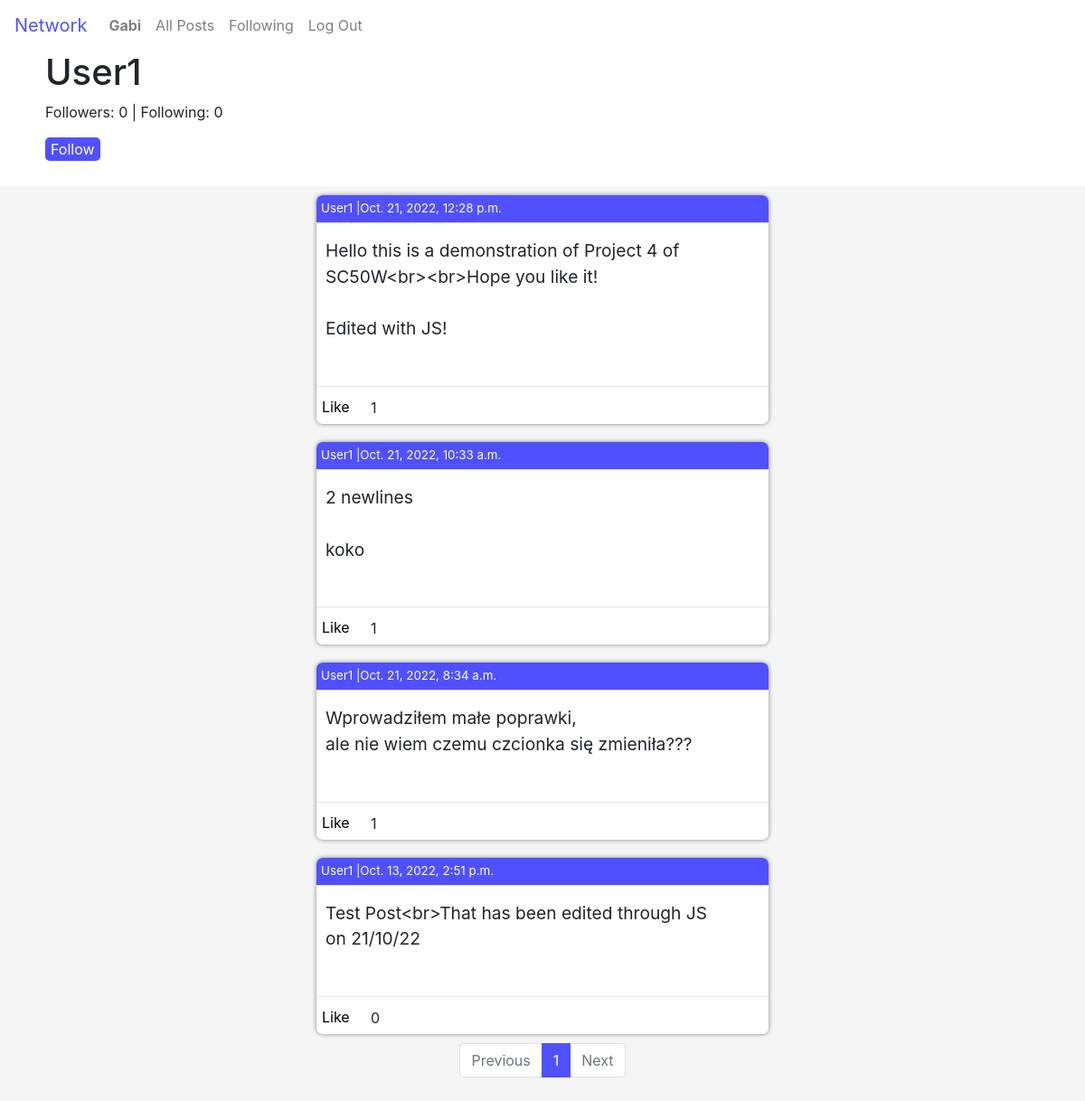
/profile/5 (signed in), run on the app's committed database.
### network/models.py (models this page shows)
class User(AbstractUser):
    is_following = models.ManyToManyField('self', symmetrical=False, related_name='followed_by')
    followers = models.ManyToManyField('self', symmetrical=False)
    def __str__(self):
        return f'{self.username}'

class Post(models.Model):
    poster = models.ForeignKey(User, on_delete=models.CASCADE, related_name='posts')
    timestamp = models.DateTimeField(auto_now_add=True)
    body = models.TextField(max_length=300)
    likes = models.ManyToManyField(User, related_name='likes')

### network/views.py (the view, shortened to what this page needs)
# urls.py: path("profile/<str:user_id>", views.profile_page, name="profile"),
@login_required(login_url = 'login')
def profile_page(request, user_id):
    user = User.objects.get(id=user_id)
    followers = len(user.followers.all())
    following = len(user.is_following.all())
    posts = user.posts.all().order_by('-timestamp')
    paginator = Paginator(posts, 10)
    page_number = request.GET.get('page')
    page_obj = paginator.get_page(page_number)
    same_user = False
    if request.user == user:
        same_user = True
    if request.user in user.followers.all():
        follow = True
    else:
        follow = False
    context = {
        'user':user,
        'followers':followers,
        'following':following,
        'follow':follow,
        'same_user': same_user,
        'page_obj':page_obj,
    }
    return render(request, 'network/profile.html', context)

### network/templates/network/profile.html (shortened to what this page needs)
{% extends "network/layout.html" %}
{% load static %}
{% block body %}
<div class='profile_info'>
<h1>{{user.username}}</h1>
<p>Followers: {{followers}} | Following: {{following}}</p>
{% if not same_user %}
  {% if follow %}
  {% csrf_token %}
  <button class='follow_button'>Unfollow</button>
  {% else %}
  <button class='follow_button'>Follow</button>
  {% endif %}
{% endif %}
</div>
<div id='feed'>
{% for post in page_obj %}
  <div class='post'>
      <div class='poster'>
          <p class='poster_text'>
          <a href='{% url 'profile'  post.poster.id %}' class='profile_link'>{{post.poster}}</a>
          |{{post.timestamp}}
          </p>
      </div>
      <hr>
      <div class='post_body' id='post_div_{{ post.id }}'>
          <p class='post_body_text' id='post_{{ post.id }}'>{{post.body}}
      </div>
      <hr>
      <div class='post_likes'>
        {% if request.user.is_authenticated %}
          {% if request.user in post.likes.all %}
          <button class='like_button' id='like_button_{{post.id}}'>Unlike</button>
          {% elif request.user not in post.likes.all %}
          <button class='like_button' id='like_button_{{post.id}}'>Like</button>
          {% endif %}
        {% endif %}
          <p class='likes' id='likes_{{post.id}}'>{{post.likes.all.count}}</p>
      </div>
  </div>
{% endfor %}
<div class="pagination">
  <nav aria-label="Posts page navigation ">
    <ul class="pagination">
        {% if page_obj.has_previous%}
        <li class="page-item"><a class="page-link" href="?page={{ page_obj.previous_page_number }}">Previous</a></li>
        <li class="page-item"><a class="page-link" href="?page=1">1</a></li>
        {% else %}
        <li class="page-item disabled"><span class="page-link">Previous</span></li>
        {% endif %}
        <li class="page-item active"><span class="page-link" href="#">{{ page_obj.number }}</a></li>
        {% if page_obj.has_next %}
        <li class="page-item"><a class="page-link" href="?page={{ page_obj.next_page_number }}">{{ page_obj.next_page_number}}</a></li>
        <li class="page-item"><a class="page-link" href="?page={{ page_obj.paginator.num_pages }}">Next</a></li>
        {% else %}
        <li class="page-item disabled"><span class="page-link">Next</span></li>
        {% endif %}
    </ul>
</nav>
</div>
</div>
{% endblock %}

### network/templates/network/layout.html (shortened to what this page needs)
{% load static %}
<!DOCTYPE html>
<html lang="en">
    <head>
        <link rel="stylesheet" href="https://cdn.jsdelivr.net/npm/bootstrap@4.3.1/dist/css/bootstrap.min.css">
        <link href="{% static 'network/styles.css' %}" rel="stylesheet">
    </head>
    <body>
        <nav class="navbar navbar-expand-lg navbar-light">
            <a class="navbar-brand" href="{% url 'index' %}">Network</a>
            <div>
              <ul class="navbar-nav mr-auto">
                {% if user.is_authenticated %}
                    <li class="nav-item">
                        <a class="nav-link" href="{% url 'profile' request.user.id %}"><strong>{{ request.user.username }}</strong></a>
                    </li>
                {% endif %}
                <li class="nav-item">
                  <a class="nav-link" href="{% url 'index' %}">All Posts</a>
                </li>
                {% if user.is_authenticated %}
                    <li class="nav-item">
                        <a class="nav-link" href="{% url 'following' %}">Following</a>
                    </li>
                    <li class="nav-item">
                        <a class="nav-link" href="{% url 'logout' %}">Log Out</a>
                    </li>
                {% endif %}
              </ul>
            </div>
          </nav>
        <div class="body">
            {% block body %}
            {% endblock %}
        </div>
    </body>
</html>

### network/static/network/styles.css (style rules this page uses)
hr { margin-top:0 }
.navbar-light .navbar-brand { color:rgb(80, 80, 255) }
.page-item.active .page-link { background-color:rgb(80, 80, 255); border-color:rgb(80, 80, 255); }
.page-link { color: rgb(80, 80, 255); transition: 0.5s; }
#feed { padding:0 300px 10px 300px; justify-content: center; align-items: center; display: flex; flex-direction: column; background-color: whitesmoke; margin-bottom:0; }
.post { background-color: white; box-shadow:0 0 5px gray; width:500px; height:auto; min-height: 100px; margin:10px; overflow-wrap: break-word; border-radius:7px; padding:none; }
.poster { font-size: smaller; margin-bottom: none; background-color: rgb(80, 80, 255); border-radius: 7px 7px 0 0 ; padding: 5px; }
.poster_text { margin-bottom: 0; color:white }
.post_body { font-size: larger; position:relative; padding: 0 10px 0 10px; }
.post_body_text { margin: 0 0 20px 0; white-space: pre-wrap; }
.post_likes { bottom:0px; height:25px; position:relative; display:flex; flex-direction: row; margin-top:0; }
.like_button { height:25px; border:none; border-radius:0 5px 0 5px; position:absolute; left:0; background-color: transparent; transition-duration: 0.5s; bottom: 7px }
.likes { position:absolute; left:55px; padding-left:5px; bottom: -10px }
.profile_link { color:white; transition-duration: 0.5s; }
.profile_info { display:block; height: 150px; width:100%; padding: 0 50px 0 50px; }
.follow_button { border: none; border-radius: 5px; background-color: rgb(80, 80, 255); color: white; transition-duration: 0.5s; }

### data on the page
User: user.username "Gabi"
User: username "User1"
Post: poster "User1", timestamp "Oct. 21, 2022, 12:28 p.m.", body "Hello this is a demonstration of Project 4 of SC50W<br><br>Hope you like it! Edited with JS!", likes.all.count "1"
Post: poster "User1", timestamp "Oct. 21, 2022, 10:33 a.m.", body "2 newlines koko", likes.all.count "1"
Post: poster "User1", timestamp "Oct. 21, 2022, 8:34 a.m.", body "Wprowadziłem małe poprawki, ale nie wiem czemu czcionka się zmieniła???", likes.all.count "1"
Post: poster "User1", timestamp "Oct. 13, 2022, 2:51 p.m.", body "Test Post<br>That has been edited through JS on 21/10/22", likes.all.count "0"

### other printed values
{{ followers }} "0"
{{ following }} "0"
{{ page_obj.number }} "1"
